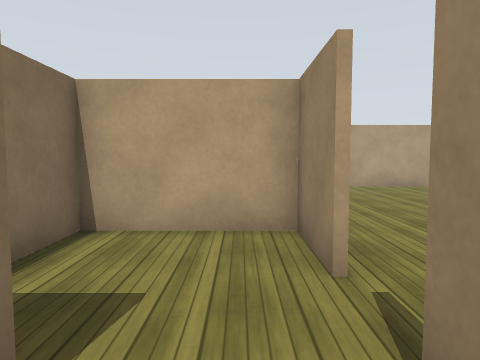
[1] (above)

24 first-person views from a walk through a world built for the Gazebo simulator. The camera is 1.2 m above the floor, tilts 4° down and sees 70° across. The floor is counted in squares, 1 m on a side. Each view is taken from the middle of a square. On the plan, view 1 faces up. The plan holds only what a view shows up to about 14 squares ahead; the rest is blank. The place goes on beyond the plan. Simple patterns stand in for the simulator's built-in surfaces.

[2]
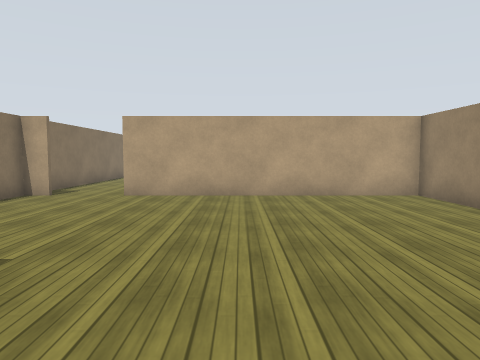

[3]
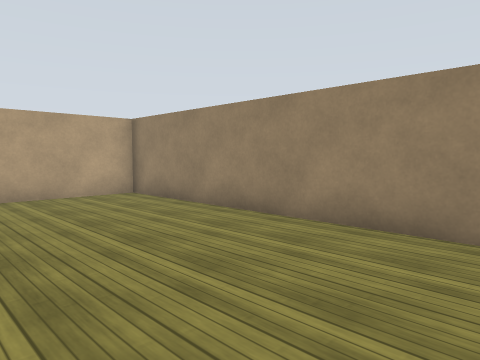

[4]
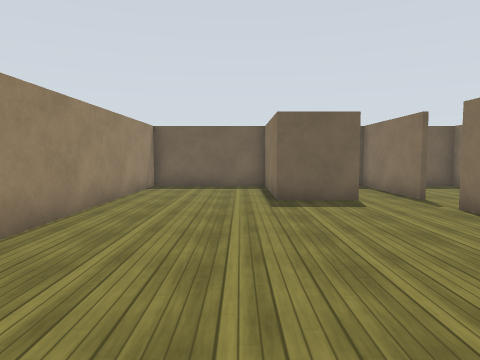

[5]
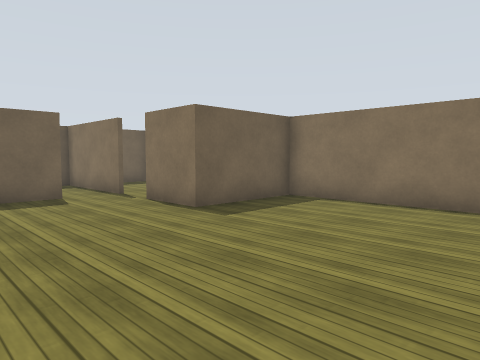

[6]
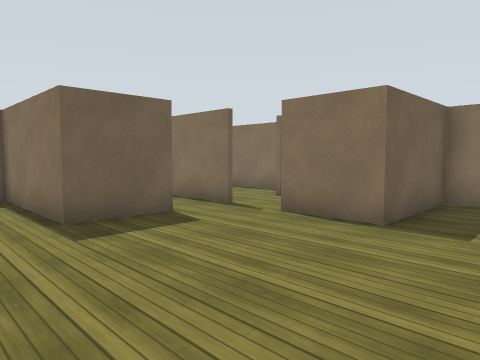

[7]
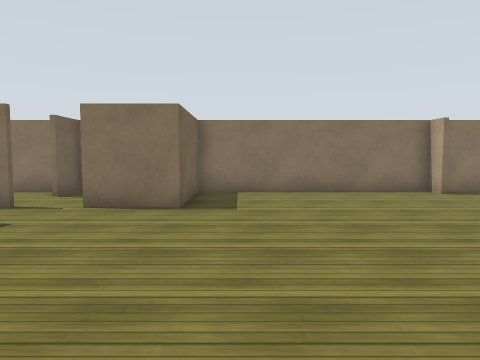

[8]
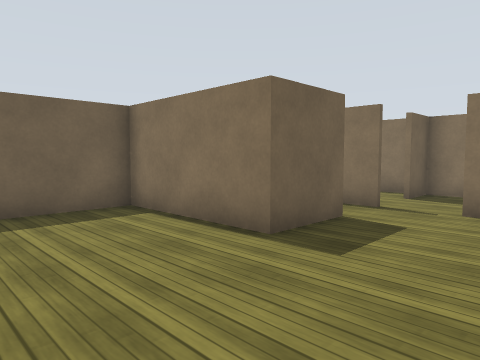

[9]
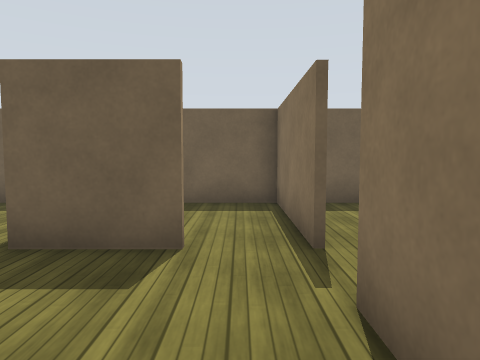

[10]
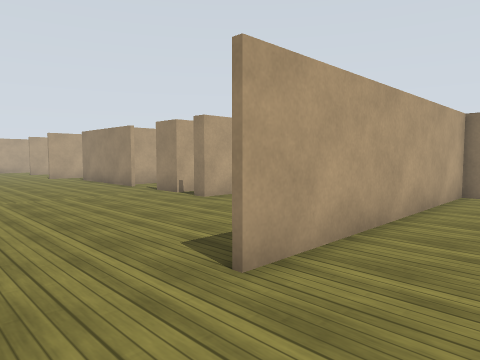

[11]
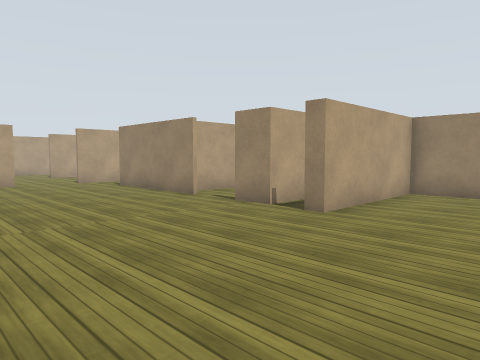

[12]
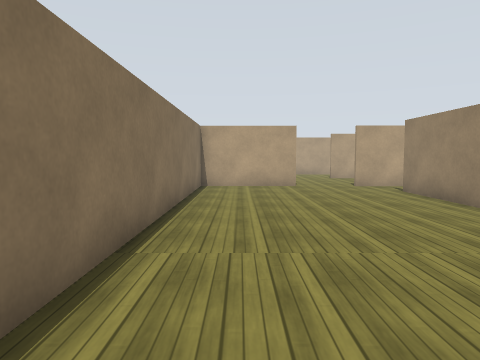

[13]
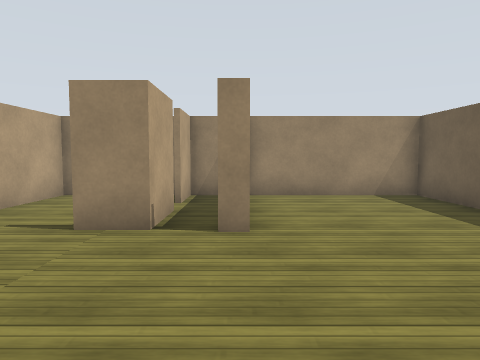

[14]
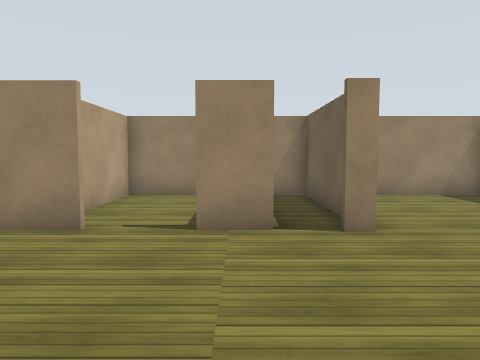

[15]
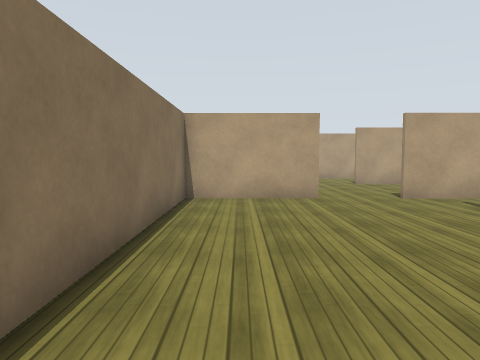

[16]
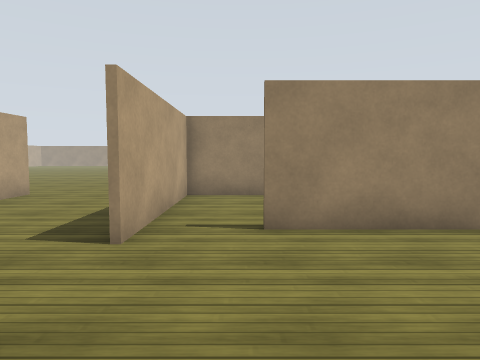

[17]
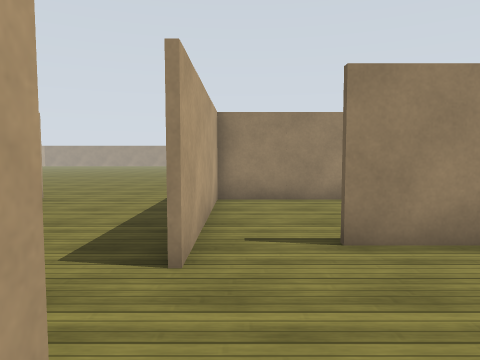

[18]
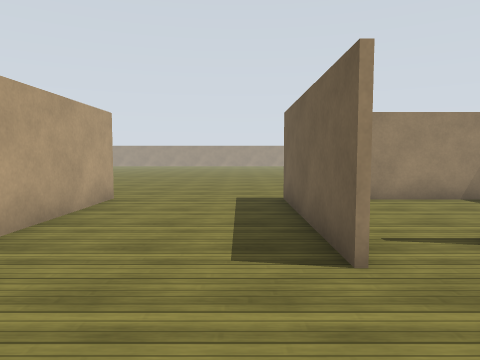

[19]
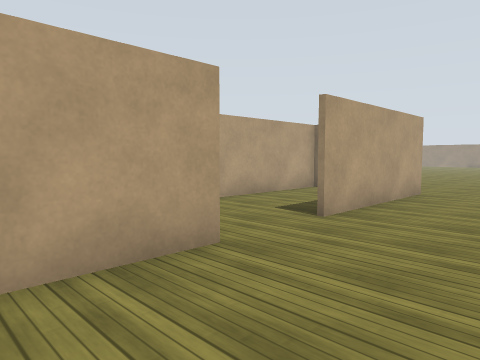

[20]
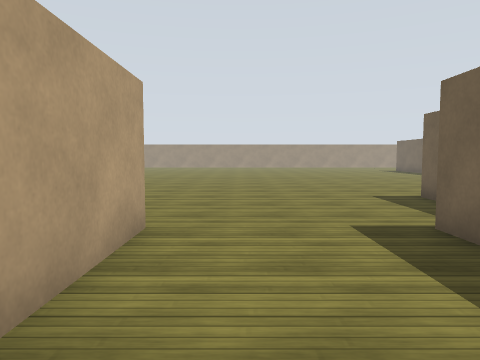

[21]
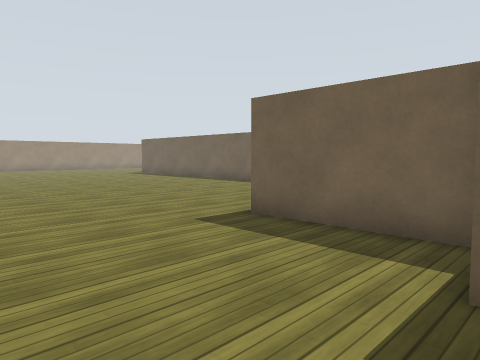

[22]
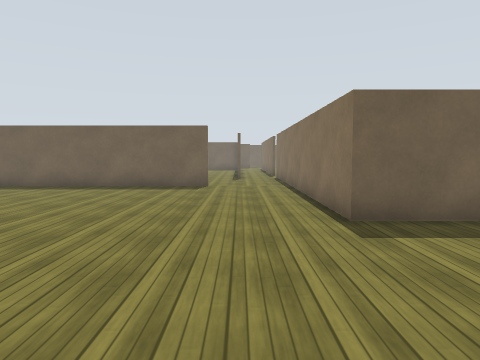

[23]
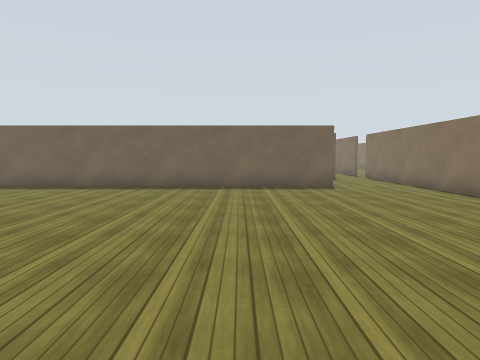

[24]
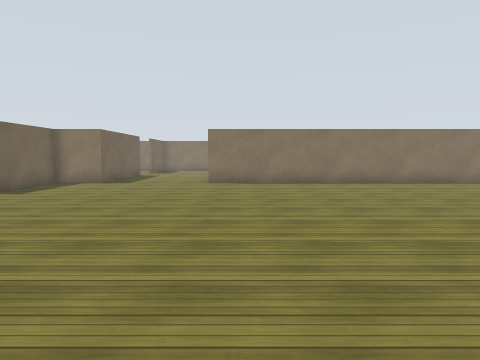

### Floor plan
Points are (right, up) in squares from view 1. A wall is a line through its corners. A room is listed if a view was taken in it or the views show most of it. See-through windows are left out.
Room 1 (view 1)
walls: (-2.6, 1.6) (-1, 1.6); (0.9, 1.1) (0.9, 1.6); (0.9, 3.2) (0.9, 5.4) (-2.6, 5.4); (-2.6, 6.1) (-2.6, -2.8) (-0.1, -2.8)
ways out: opening at (1, 2.5) to room 2
Room 2 (views 2, 3, 4, 5, 6, 7, 8, 9, 10)
walls: (2.6, 1.6) (5, 1.6) (5, -2.9); (-2.6, 5.6) (1.1, 5.6) (1.1, 3.2); (9.5, 13.4) (0.4, 13.4); (-1.7, 13.4) (-2.6, 13.4); (5.1, -2.8) (9.5, -2.8) (9.5, 14.1); (-2.6, 14.5) (-2.6, 6.1)
ways out: opening at (1, 2.5) to room 1; opening at (-0.5, 14) to room 3; opening at (2, 2) to room 6
Room 3 (views 11, 12, 13, 14, 15, 16, 17)
walls: (4.5, 20.5) (4.5, 21.7); (4.5, 23.5) (4.5, 28.6); (-2.6, 17) (-2.6, 14.5); (9.5, 20.9) (9.5, 24.4) (5.3, 24.4); (9.5, 18.8) (4.4, 18.8) (4.4, 19.4); (1.4, 30.7) (-2.6, 30.7) (-2.6, 19.1); (4.5, 30.7) (3.5, 30.7); (6.6, 13.6) (9.5, 13.6); (9.5, 14.1) (9.5, 19)
ways out: opening at (-0.5, 14) to room 2; opening at (2.5, 31) to room 4; opening at (5, 29.5) to room 5; opening at (5.5, 20) to room 7; opening at (7, 21) to room 7
Room 4 (views 18, 19, 20, 21, 22, 23, 24)
walls: (9.7, 35.6) (3.9, 35.6); (9.9, 28.7) (13.9, 28.7) (13.9, 20.9); (17.2, 21.3) (27.5, 21.3); (3.5, 30.8) (9.6, 30.8); (1.2, 35.6) (-1.5, 35.6)
ways out: opening at (2.5, 31) to room 3; opening at (2.5, 36)
Room 5 (no view inside)
walls: (9.5, 25.2) (9.5, 30.7) (4.5, 30.7)
ways out: opening at (5, 29.5) to room 3
Room 6 (no view inside)
walls: (1.1, 1.8) (1.1, -2.8) (5.1, -2.8)
ways out: opening at (2, 2) to room 2
Room 7 (no view inside)
walls: (6.6, 20.5) (4.5, 20.5); (5.6, 19) (9.5, 19) (9.5, 20.5) (7.6, 20.5)
ways out: opening at (5.5, 20) to room 3; opening at (7, 21) to room 3

Positions as (right, up) in squares from view 1, and headings:
1: (0, 0), facing up
2: (4, 3), facing up
3: (4, 3), facing up-right
4: (6, 11), facing down
5: (6, 12), facing down-left
6: (7, 8), facing down-left
7: (9, 7), facing left
8: (9, 5), facing down-left
9: (2, 6), facing down
10: (-2, 11), facing up-right
11: (-2, 15), facing up-right
12: (-1, 17), facing up
13: (-1, 19), facing right
14: (-1, 21), facing right
15: (-1, 21), facing up
16: (-1, 29), facing right
17: (0, 30), facing right
18: (0, 32), facing right
19: (-2, 32), facing up-right
20: (4, 34), facing right
21: (9, 34), facing down-right
22: (16, 35), facing down
23: (21, 35), facing down
24: (25, 37), facing left
